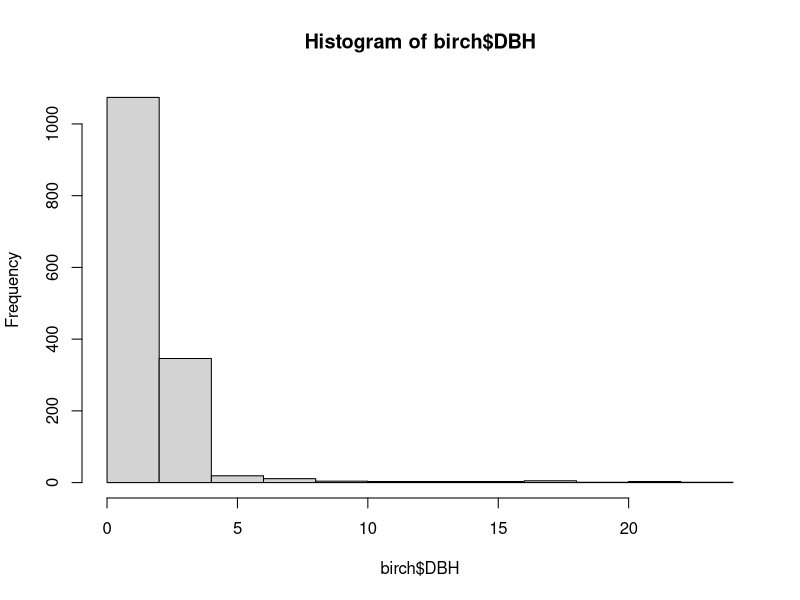
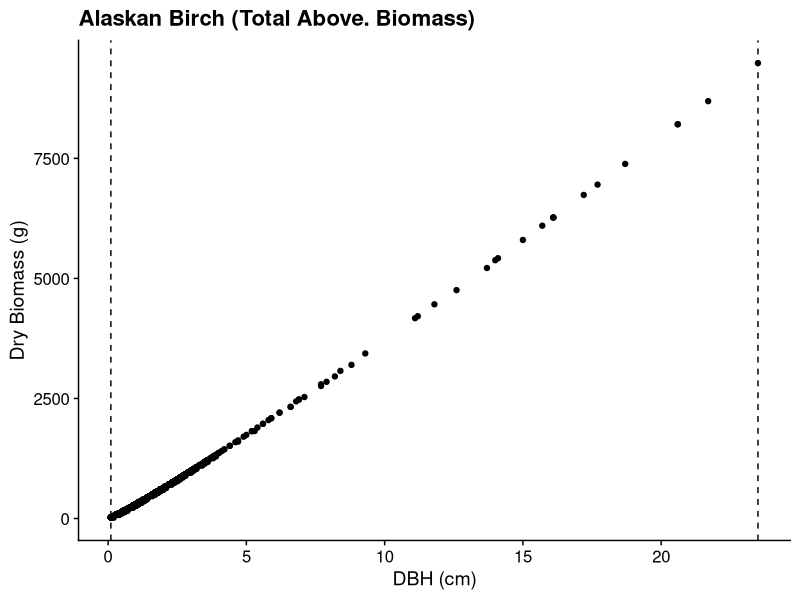
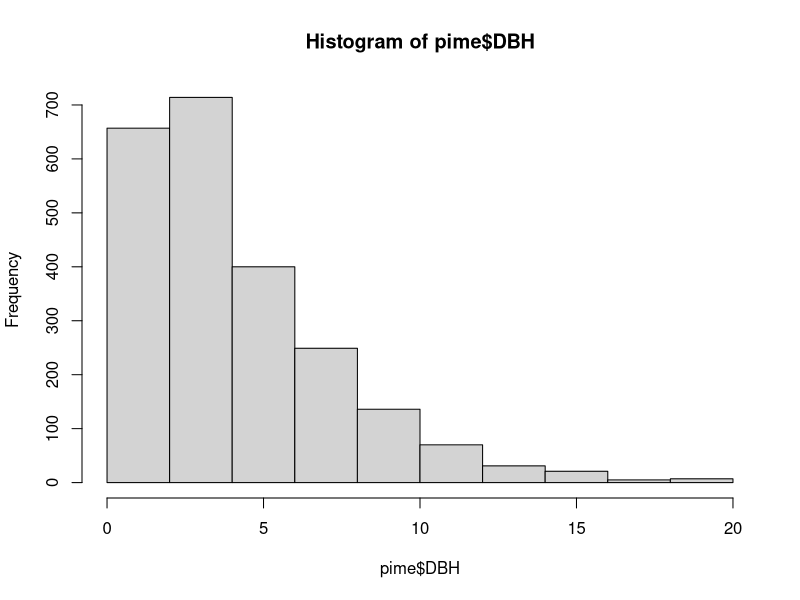
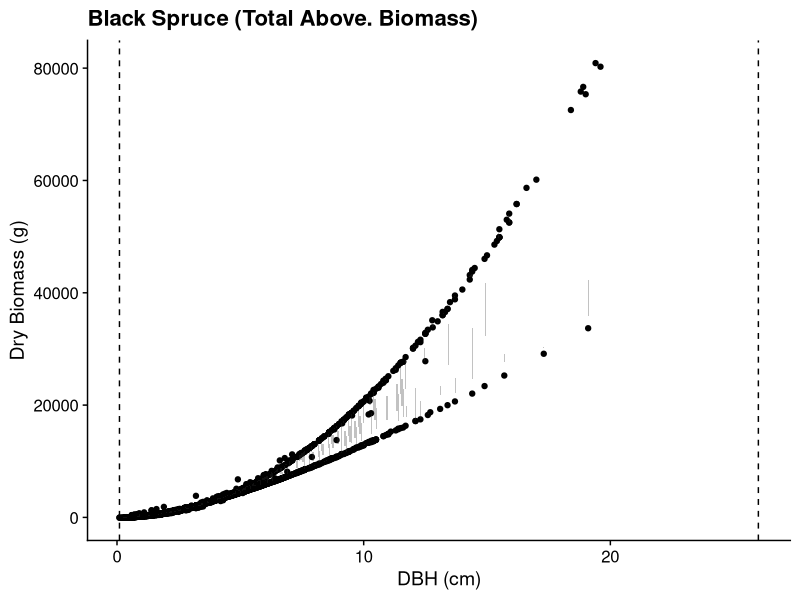
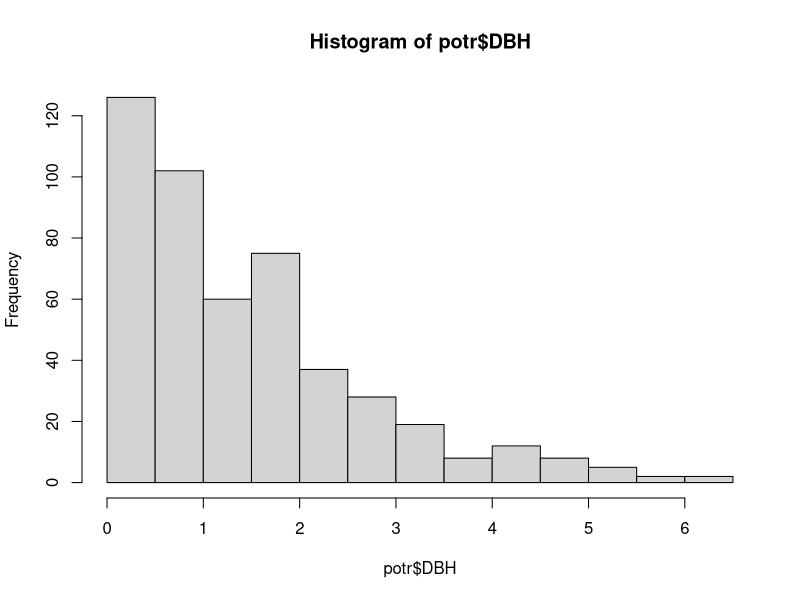
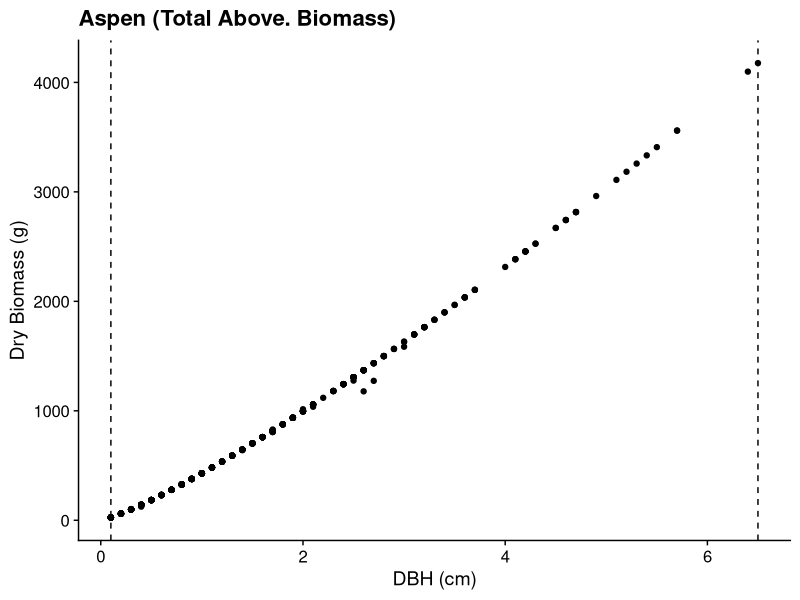
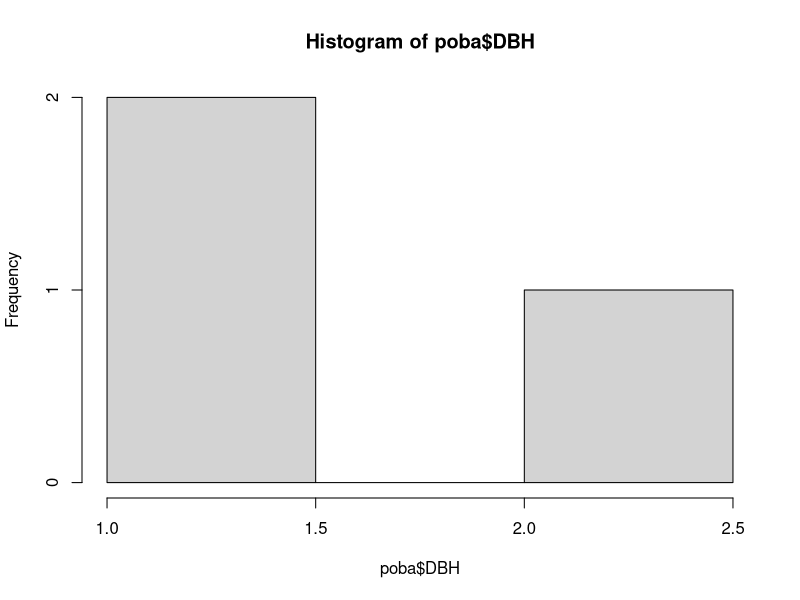
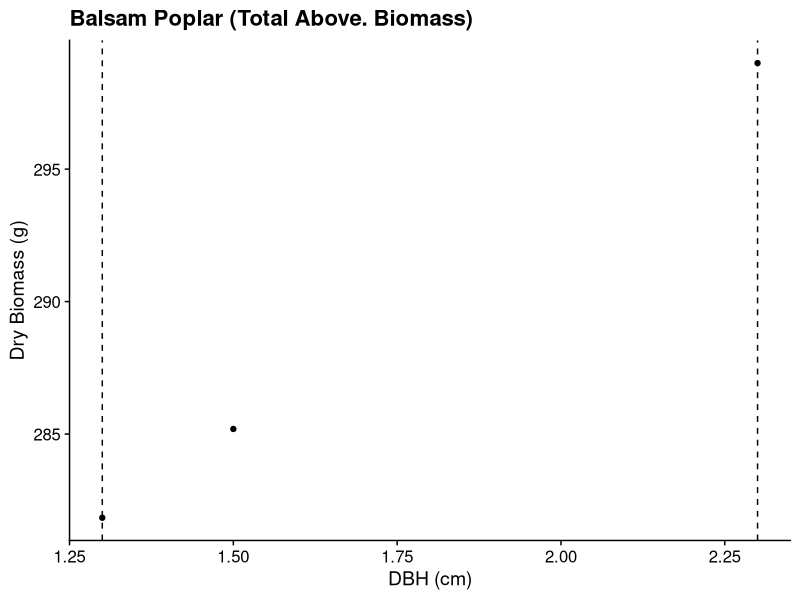

R code for these plots, in order: (Note: this script raises an error after producing the figures.)
# Overstory Biomass ###############################

# input: dbh.csv
# output: data/output/overstory_biomass_plot.csv

# Equations used:
# Yarie et al. 2007
# NOTE - I actually stopped using any Yarie ones -
# the math wasn't working, (negative values for biomass even with intercepts )
# never heard back from michelle mack

# Alexander et al. 2012
# species: aspen, poplar, birch, spruce
# Bond-Lamberty et al. 2002
# species: salix
# Binkley et al. 1984
# species: alder

# STILL NEED ARCTIC BIRCH

# other things to resolve:
# - never heard back from Michelle Mack about uncertainty / data

## Start ###############################

library(tidyverse)
library(here)
library(cowplot); theme_set(theme_cowplot())
options(scipen = 999)

dbh <- read.csv(here("data/dbh.csv"))
unique(dbh$SPP)

# BIRCH ###########################################################################
# Alexander et al. 2012

birch <- dbh %>%
  filter(SPP == "BENE")
hist(birch$DBH) # big stuff (dbh > 18) is all unburned sites, all dead
summary(birch$DBH) # min 0.1, max 23.5
# n = 1473

dalt_birch <- birch %>%
  filter(SITE == "DALTON")
summary(dalt_birch$DBH)
length(dalt_birch$DBH)

stee_birch <- birch %>%
  filter(SITE == "STEESE")
summary(stee_birch$DBH)
length(stee_birch$DBH)

rm(dalt_birch, stee_birch)

## total ########################

tab_bene <- function(DBH, AGE) 10^(2.462 + 1.095*(log10(DBH)) + 0*(AGE) + 0*(log10(DBH)*AGE)) * 1.032
# n = 19, r2 = 0.98

birch$EQ_tab <- tab_bene(birch$DBH, birch$AGE)

## components ######################

# FOLIAGE
fol_bene  <- function(DBH, AGE) 10^(2.253 + 0*(log10(DBH)) + -0.055*(AGE) + 0*(log10(DBH)*AGE)) * 1.03
# n = 19, r2 = 0.89

birch$fol <- fol_bene(birch$DBH, birch$AGE)

## graph #################################

# subtracting foliage for dead individuals
birch$Biomass <- birch$EQ_tab
birch$Biomass[birch$CANOPY == 0] <- birch$Biomass[birch$CANOPY == 0] - birch$fol[birch$CANOPY == 0]


ggplot(birch, aes(x = DBH)) +
  geom_point(aes(y = Biomass)) +
  geom_ribbon(aes(ymax = Biomass, ymin = Biomass), alpha = .3) +
  geom_vline(xintercept = c(0.1, 23.5), linetype = "dashed") +
  labs(x = "DBH (cm)", y = "Dry Biomass (g)",
       title = "Alaskan Birch (Total Above. Biomass)") 

birch <- birch %>%
  select(!c(EQ_tab, fol))

# BLACK SPRUCE ############################################################################
# Alexander at al. 2012

pime <- dbh %>%
  filter(SPP == "PIME") %>%
  filter(DBH <=20)
hist(pime$DBH) # 2 trees over 20, one large one in unburned site, one dead one in once-burned
summary(pime$DBH) # min 0.1, max 26
# n = 2292

dalt_pime <- pime %>%
  filter(SITE == "DALTON")
summary(dalt_pime$DBH)
length(dalt_pime$DBH)

stee_pime <- pime %>%
  filter(SITE == "STEESE")
summary(stee_pime$DBH)
length(stee_pime$DBH)

rm(dalt_pime, stee_pime)

## total ########################

# second equation in table
tab_pime <- function(DBH, AGE) 10^(3.011 + 1.202*(log10(DBH)) + -0.01*(AGE) + 0.011*(log10(DBH)*AGE)) * 1.057
# n = 78, r2 = 0.92

pime$EQ_tab <- tab_pime(pime$DBH, pime$AGE)

##  components ######################
# testing out calculating each component

# FOLIAGE
fol_pime <- function(DBH, AGE) 10^(3.016 + 0.680*(log10(DBH)) + -0.02*(AGE) + 0.017*(log10(DBH)*AGE)) * 1.08
# n = 56, r2 = 0.5

pime$fol <- fol_pime(pime$DBH, pime$AGE)

## graph ###########################################

# subtracting foliage for dead individuals
pime$Biomass <- pime$EQ_tab
pime$Biomass[pime$CANOPY == 0] <- pime$Biomass[pime$CANOPY == 0] - pime$fol[pime$CANOPY == 0]

ggplot(pime, aes(x = DBH)) +
  geom_point(aes(y = Biomass)) +
  geom_ribbon(aes(ymax = Biomass, ymin = Biomass), alpha = .3) +
  geom_vline(xintercept = c(0.1, 26), linetype = "dashed") +
  labs(x = "DBH (cm)", y = "Dry Biomass (g)",
       title = "Black Spruce (Total Above. Biomass)") 
pime <- pime %>%
  select(!c(EQ_tab, fol))

# ASPEN ############################################################################
# Bond-Lamberty et al. 2002

potr <- dbh %>%
  filter(SPP == "POTR")
hist(potr$DBH) # everything smaller than 6 cm
summary(potr$DBH) # min 0.1, max 6.5

dalt_potr <- potr %>%
  filter(SITE == "DALTON")
summary(dalt_potr$DBH)
length(dalt_potr$DBH)

stee_potr <- potr %>%
  filter(SITE == "STEESE")
summary(stee_potr$DBH)
length(stee_potr$DBH)

rm(dalt_potr, stee_potr)

## total ######################
tab_potr <- function(DBH, AGE) 10^(2.614 + 0.852*(log10(DBH)) + 0*(AGE) + 0.026*(log10(DBH)*AGE)) * 1.043
# n = 40, r2 = 0.99
# SE

potr$EQ_tab <- tab_potr(potr$DBH, potr$AGE)

## component ######################
# calculating each component

# FOLIAGE
fol_potr <- function(DBH, AGE) 10^(1.961 + 0.909*(log10(DBH)) + -0.023*(AGE) + 0.021*(log10(DBH)*AGE)) * 1.121
# n = 41,r2 = 0.91

potr$fol <- fol_potr(potr$DBH, potr$AGE)

## graph ###################################

# subtracting foliage for dead individuals
potr$Biomass <- potr$EQ_tab
potr$Biomass[potr$CANOPY == 0] <- potr$Biomass[potr$CANOPY == 0] - potr$fol[potr$CANOPY == 0] 


ggplot(potr, aes(x = DBH)) +
  geom_point(aes(y = Biomass)) +
  geom_ribbon(aes(ymax = Biomass , ymin = Biomass), alpha = .3) +
  geom_vline(xintercept = c(0.1, 6.5), linetype = "dashed")   +
  labs(x = "DBH (cm)", y = "Dry Biomass (g)",
       title = "Aspen (Total Above. Biomass)") 

potr <- potr %>%
  select(!c(EQ_tab, fol))

# POPLAR ############################################################################
# Alexander et al. 2012

# NOTE: Alexander et al. 2012 only published mean tree dbh (cm), not a range
# no data provided for poplar

poba <- dbh %>%
  filter(SPP == "POBA")
hist(poba$DBH) # we only have three of these above dbh height...
summary(poba$DBH) # min 1.3, max 2.3

dalt_poba <- poba %>%
  filter(SITE == "DALTON")
summary(dalt_poba$DBH)
length(dalt_poba$DBH)

stee_poba <- poba %>%
  filter(SITE == "STEESE")
summary(stee_poba$DBH)
length(stee_poba$DBH)

rm(dalt_poba, stee_poba)

## total########################
# testing total aboveground biomass equations
# only testing those that only require dbh

# first equation in table
tab_poba <- function(DBH) 0.261*exp(1)^(0.0591*DBH)*1000
# n = 17, r2 = 0.96

poba$Biomass <- tab_poba(poba$DBH)

## component ######################
# testing out calculating each component


# FOLIAGE
#fol_poba <- function(x) 22.16*x^(1.62)
# n = 17, r2 = 0.84

#poba$fol <- fol_poba(poba$DBH)

## graph ##########################

ggplot(poba, aes(x = DBH)) +
  geom_point(aes(y = Biomass)) +
  geom_ribbon(aes(ymax = Biomass , ymin = Biomass), alpha = .3) +
  geom_vline(xintercept = c(1.3, 2.3), linetype = "dashed")   +
  labs(x = "DBH (cm)", y = "Dry Biomass (g)", 
       title = "Balsam Poplar (Total Above. Biomass)") 

# SALIX ##################################################################
# Bond-Lamberty et al. 2002

salix <- dbh %>%
  filter(SPP == "SALIX")
hist(salix$DBH)
summary(salix$DBH) # min 0 (CHECK), max 8.1

salix[salix$DBH == 0,] # just one, 41_1
# checked the books, it's 0 in the books too
# just going to delete it for now
salix <- salix %>%
  filter(DBH >0)


dalt_salix <- salix %>%
  filter(SITE == "DALTON")
summary(dalt_salix$DBH)
length(dalt_salix$DBH)

stee_salix <- salix %>%
  filter(SITE == "STEESE")
summary(stee_salix$DBH)
length(stee_salix$DBH)

rm(dalt_salix, stee_salix)

## total ##########################
tab_salix <- function(DBH, AGE) 10^(2.481 + 1.19*(log10(DBH)) + 0*(AGE) + 0*(log10(DBH)*AGE)) * 1.121

salix$EQ_tab <- tab_salix(salix$DBH, salix$AGE)
hist(salix$EQ_tab)

## components #################

## foliage
fol_salix <- function(DBH, AGE) 10^(2.023 + 1.065*(log10(DBH)) + -0.041*(AGE) + 0*(log10(DBH)*AGE)) * 1.103
# n = 2, r2 = 0.8.31

salix$fol <- fol_salix(salix$DBH, salix$AGE) 

## graph ###################

# subtracting foliage for dead individuals
salix$Biomass <- salix$EQ_tab
salix$Biomass[salix$CANOPY == 0] <- salix$Biomass[salix$CANOPY == 0] - salix$fol[salix$CANOPY == 0]


ggplot(salix, aes(x = DBH)) +
  geom_point(aes(y = Biomass)) +
  geom_ribbon(aes(ymax = Biomass , ymin = Biomass), alpha = .3) +
  geom_vline(xintercept = c(0.1, 8.1), linetype = "dashed")  +
  labs(x = "DBH (cm)", y = "Dry Biomass (g)", 
       title = "Salix (Total Above. Biomass)")
# geom_text(mapping = aes(x = 1.35, y = 900, label = "Observed Range"),
#           angle = 90, size = 3, check_overlap = TRUE)

salix <- salix %>%
  select(!c(EQ_tab, fol))

# ALDER #######################################

# Having a hard time finding alnus crispa equations that use DBH

# one interesting thing: He et al. 2018 developed alnus / salix and bog birch equations for boreal fen
# they use basal diameter which is a bummer
# but find "a single generalized equation is sufficient for estimating aboveground biomass for all three genera"

# Binkley et al. 1984

# technically for Alnus viridis sinuata, not Alnus virisidis
# BUT! the first equation I've found period for viridis that uses DBH, not basal diameter

alcr <- dbh %>%
  filter(SPP == "ALCR")
hist(alcr$DBH) # n = 415
summary(alcr$DBH) # min 0.2, max 4.5

dalt_alcr <- alcr %>%
  filter(SITE == "DALTON")
summary(dalt_alcr$DBH)
length(dalt_alcr$DBH)

stee_alcr <- alcr %>%
  filter(SITE == "STEESE")
summary(stee_alcr$DBH)
length(stee_alcr$DBH)

rm(dalt_alcr, stee_alcr)

# no total aboveground biomass equation

## component ######################
# 2 equations given, one for stems and one for leaves

# LEAVES
leaf_alcr <- function(x) exp(1.82 + 2.38*log(x))
# n = , r2 = 0.88
# SE = 0.276

alcr$leaf <- leaf_alcr(alcr$DBH)

# STEM
stem_alcr <- function(x) exp(4.5 + 2.30*log(x))
# n = , r2 = 0.88
# SE = 0.127

alcr$stem <- stem_alcr(alcr$DBH)

## graph ###########################

# summing up components
alcr$Biomass <- alcr$leaf + alcr$stem

ggplot(alcr, aes(x = DBH)) +
  geom_point(aes(y = Biomass, col = "red")) +
  geom_ribbon(aes(ymax = Biomass , ymin = Biomass, col = "red"), alpha = .3) +
  geom_vline(xintercept = c(0.2, 4.5), linetype = "dashed")   +
  geom_vline(xintercept = c(2,7), linetype = "dashed", col = "blue") +
  labs(x = "DBH (cm)", y = "Dry Biomass (g)", title = "Alnus Crispa (Total Above. Biomass)") +
  geom_text(mapping = aes(x = 0.7, y = 2500, label = "Observed Range"),
            angle = 90, size = 3, check_overlap = TRUE) +
  geom_text(mapping = aes(x = 2.5, y = 2500, label = "Equation Range"),
            angle = 90, size = 3, check_overlap = TRUE, col = "Blue")

# subtracting foliage for dead individuals
alcr$Biomass[alcr$CANOPY == 0] <- alcr$Biomass[alcr$CANOPY == 0] - alcr$leaf[alcr$CANOPY == 0]

alcr <- alcr %>%
  select(!c(leaf, stem))

# ALL ###################################################################
# testing out numbers (for those that work)

test <- rbind(pime, birch, potr, salix, alcr, poba)

ggplot(test, aes(x = as.factor(TREAT), y = Biomass)) + geom_point() + geom_jitter()

ggplot(test, aes(x = as.factor(TREAT), y = Biomass, fill = SITE)) + geom_boxplot() +
  labs(title = "Biomass of each tree between sites")

# checking outliers # just some big boys
test[which(test$Biomass > 60000),] # I've double checked both of these in the field notes

# right now, biomass in grams per tree

## Species #############################3
spp_biomass <- test %>%
  group_by(SITE, TREAT, QUAD, EXP_FACT, PLOT, SPP) %>%
  summarise(Biomass_sum = sum(Biomass)) %>%
  complete(expand(test, SPP))

spp_biomass$Biomass_sum[is.na(spp_biomass$Biomass_sum)] <- 0

write.csv(spp_biomass, here("data/output/spp_biomass_plot.csv"), row.names = F)


## Per Plot ####################################
plot_biomass <- test %>%
  group_by(SITE, TREAT, QUAD, EXP_FACT, PLOT) %>%
  summarise(Biomass_sum = sum(Biomass),
            Biomass_SD = sd(Biomass))

plot_biomass$Biomass_sum_plot <- NA

plot_biomass$Biomass_sum_plot[plot_biomass$QUAD== 1.0] <- plot_biomass$Biomass_sum[plot_biomass$QUAD == 1.0]*4
plot_biomass$Biomass_sum_plot[plot_biomass$QUAD== 2.0] <- plot_biomass$Biomass_sum[plot_biomass$QUAD == 2.0]*2
plot_biomass$Biomass_sum_plot[plot_biomass$QUAD== 0.2] <- plot_biomass$Biomass_sum[plot_biomass$QUAD == 0.2]*20

colnames(plot_biomass)

plot_biomass$biomass_m2 <- plot_biomass$Biomass_sum_plot / 400


# Exporting file ###############################

# output
write.csv(plot_biomass, here("data/output/overstory_biomass_plot.csv"), row.names = FALSE)

plot_biomass <- read.csv(here("data/output/overstory_biomass_plot.csv"))

# plotting biomass per plot between upland and lowland (in g/m2)
ggplot(plot_biomass, aes(x = as.factor(TREAT), y = biomass_m2, fill = SITE)) + geom_boxplot() +
  labs(title = "Total Overstory Biomass (live)", x = "Number of Fires", y = "Biomass (grams/m2)") +
  scale_fill_manual(name = "Site", labels = c("Upland", "Lowland"),
                    values = c("#99d8c9","#2ca25f"))


plot0x <- plot_biomass %>%
  filter(TREAT == 0) %>%
  ggplot(aes(x = as.factor(TREAT), y = biomass_m2, fill = SITE)) + geom_boxplot() +
  labs(title = "Total Overstory Biomass (Live)", x = " ", y = "Biomass (grams/m2)") +
  scale_fill_manual(name = "Site", labels = c("Upland", "Lowland"),
                    values = c("#99d8c9","#2ca25f")) +
  theme(legend.position = "none") +
  geom_hline(yintercept = 1500, linetype = "dashed", color = "grey")
plot0x

plot123x <- plot_biomass %>%
  filter(TREAT != 0) %>%
  ggplot(aes(x = as.factor(TREAT), y = biomass_m2, fill = SITE)) + geom_boxplot() +
  labs(title = "", x = "Number of Fires", y = "") +
  scale_fill_manual(name = "Site", labels = c("Upland", "Lowland"),
                    values = c("#99d8c9","#2ca25f")) +
  geom_hline(yintercept = 1500, linetype = "dashed", color = "grey")

plot_grid(plot0x, plot123x, rel_widths = c(0.75, 1.5)) # 575 by 275

reburn_p_biomass <-plot_biomass %>%
  filter(TREAT != 0)
summary(reburn_p_biomass$Biomass)

unburn_p_biomass <-plot_biomass %>%
  filter(TREAT == 0)
summary(unburn_p_biomass$Biomass)

mean(unburn_p_biomass$Biomass) / mean(reburn_p_biomass$Biomass)

# plotting only live biomass
live_plot_biomass <- test %>%
  filter(CANOPY != 0) %>%
  group_by(SITE, TREAT, QUAD, EXP_FACT, PLOT) %>%
  summarise(Biomass = sum(Biomass))

live_plot_biomass$Biomass_m2[live_plot_biomass$QUAD== 1.0] <- live_plot_biomass$Biomass[live_plot_biomass$QUAD == 1.0]/400
live_plot_biomass$Biomass_m2[live_plot_biomass$QUAD== 2.0] <- live_plot_biomass$Biomass[live_plot_biomass$QUAD == 2.0]/200
live_plot_biomass$Biomass_m2[live_plot_biomass$QUAD== 0.2] <- live_plot_biomass$Biomass[live_plot_biomass$QUAD == 0.2]/80

ggplot(live_plot_biomass, aes(x = as.factor(TREAT), y = Biomass_m2, fill = SITE)) + geom_boxplot() +
  labs(title = "Live Biomass", x = "Number of Fires", y = "Biomass (grams/m2)") +
  scale_fill_manual(name = "Site", labels = c("Upland", "Lowland"),
                    values = c("#99d8c9","#2ca25f"))
live_plot_biomass %>%
  filter(TREAT != 0) %>%
  ggplot(aes(x = as.factor(TREAT), y = Biomass_m2, fill = SITE)) + geom_boxplot() +
  labs(title = "Live Biomass across Reburns", x = "Number of Fires", y = "Biomass (grams/m2)") +
  scale_fill_manual(name = "Site", labels = c("Upland", "Lowland"),
                    values = c("#99d8c9","#2ca25f"))

# plotting according to species
spp_biomass <- test %>%
  group_by(SITE, TREAT, QUAD, EXP_FACT, PLOT, SPP) %>%
  summarise(Biomass = sum(Biomass))

spp_biomass$Biomass_m2[spp_biomass$QUAD== 1.0] <- spp_biomass$Biomass[spp_biomass$QUAD == 1.0]/400
spp_biomass$Biomass_m2[spp_biomass$QUAD== 2.0] <- spp_biomass$Biomass[spp_biomass$QUAD == 2.0]/200
spp_biomass$Biomass_m2[spp_biomass$QUAD== 0.2] <- spp_biomass$Biomass[spp_biomass$QUAD == 0.2]/80

ggplot(spp_biomass, aes(x = as.factor(TREAT), y = Biomass_m2, fill = SPP)) + geom_boxplot() + facet_wrap(~SITE) +
  labs(title = "Biomass summed across species within plots")

# live species biomass
live_spp_biomass <- test %>%
  filter(CANOPY != 0) %>%
  group_by(SITE, TREAT, QUAD, EXP_FACT, PLOT, SPP) %>%
  summarise(Biomass = sum(Biomass))

live_spp_biomass$Biomass_m2[live_spp_biomass$QUAD== 1.0] <- live_spp_biomass$Biomass[live_spp_biomass$QUAD == 1.0]/400
live_spp_biomass$Biomass_m2[live_spp_biomass$QUAD== 2.0] <- live_spp_biomass$Biomass[live_spp_biomass$QUAD == 2.0]/200
live_spp_biomass$Biomass_m2[live_spp_biomass$QUAD== 0.2] <- live_spp_biomass$Biomass[live_spp_biomass$QUAD == 0.2]/80

ggplot(live_spp_biomass, aes(x = as.factor(TREAT), y = Biomass_m2, fill = SPP)) + geom_boxplot() + facet_wrap(~SITE) +
  labs(title = "Biomass summed across species within plots")

# plotting without unburned controls
live_spp_biomass %>%
  filter(TREAT != 0) %>%
  ggplot(aes(x = as.factor(TREAT), y = Biomass_m2, fill = SPP)) + geom_boxplot() + facet_wrap(~SITE) +
  labs(title = "Live Species Biomass within reburned plots", y = "Biomass (g/m2)", x = "Number of Fires")

# # double checking stees unburned
# steese0 <- dbh %>%
#   filter(SITE == "STEESE") %>%
#   filter(TREAT == 0)
#
dalt0 <- dbh %>%
  filter(SITE == "DALTON") %>%
  filter(TREAT == 0)

dalt0[dalt0$DBH > 20,]
